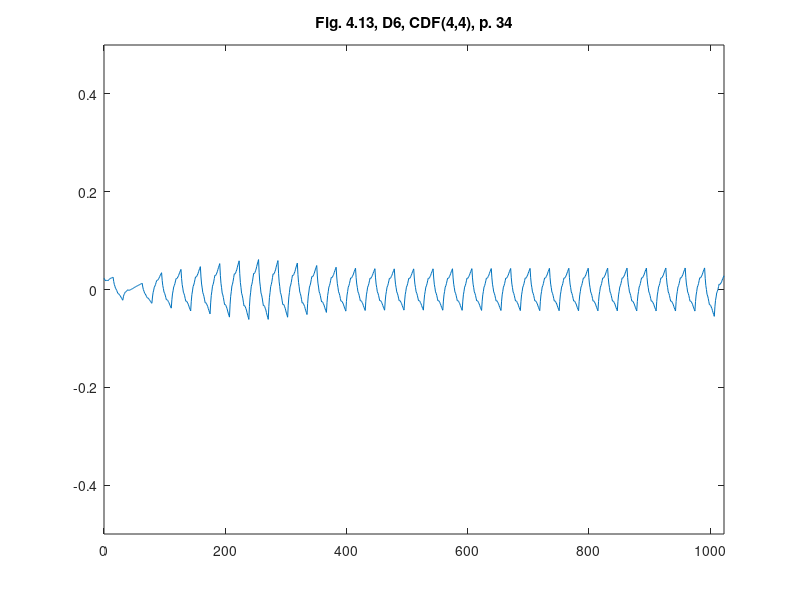

MATLAB code for this plot:
%% ========================================================================
%% Programmatic octave notes on "Ripples in Mathematics" by A. Jensen
%% and A. la Cour-Harbo written with a deep gratitude to the authors for
%% this wonderful text. 
%% 
%% Reconstruction of graphs in Figure 4.13, top, p.34, Ch 04, D6, CDF(4,4)
%%
%% Author: Vladimir Kulyukin
%% 
%% NB: I have tested this code in Octave 4.
%% =========================================================================
t = [0:1023];

y_fig_4_13_d6_p34 = [
0.02304362754890858
0.020075611842300268
0.01925591064389198
0.01786057030792343
0.018613544480154898
0.018790879514826102
0.018392575411937055
0.01814851335108902
0.020052765798441022
0.02138137910823275
0.02213435328046422
0.023041569494736704
0.023373146571448945
0.023858965690202193
0.02449902685099646
0.025097758981186907
0.016523340710871602
0.010406860682421045
0.006748318895835234
0.0024311745422961888
5.719684306218918E-4
-0.0019458402480056376
-0.005122251493586401
-0.00812219071321898
-0.008664191690986813
-0.009864795235707876
-0.011724001347382175
-0.013406735433108288
-0.015748072085787636
-0.017912936712518795
-0.01990132931330178
-0.021937007450924258
-0.014883860036104628
-0.010266056088209212
-0.008083595607238012
-0.005248586811012056
-0.004848921481710319
-0.003796707837153826
-0.002091945877342581
-5.620337116261354E-4
-0.0014674650128339074
-0.0017203479987869244
-0.0013206826694851877
-0.0010958671342782514
-2.1850328381656123E-4
4.8401077255032807E-4
0.0010116750348224163
0.0015861901582189541
0.002487501529098608
0.003301248109375639
0.004027429899050048
0.004777074603651829
0.00543915451765099
0.006124697346577521
0.006833703090431427
0.007536421965178461
0.00815157604932288
0.008790193048394665
0.009452272962393826
0.010108066007286115
0.01078732196710578
0.01146029105781857
0.012126973279424493
0.012795340062530521
0.00508593666145963
-3.7864998438751985E-4
-0.0035984198750109242
-0.007419686602352385
-0.008996136574470102
-0.011174083383305871
-0.013953527028859698
-0.016571800082765046
-0.016945256381446654
-0.01792020951684631
-0.01949665948896403
-0.020911938869433266
-0.02292871508662056
-0.024784320712159375
-0.02647875574604971
-0.0282163763098159
-0.015314690671527445
-0.006335595307831457
-0.0012790902187279375
0.00482846976669081
0.007013439477517087
0.01024946408465859
0.014536543588115325
0.018541993780903612
0.01862485369909944
0.01975876851361049
0.021943738224436765
0.023847078624594592
0.026801473921067662
0.029474239906872274
0.031865376582008456
0.034331975603503165
0.01866268424092369
0.00785289006077625
0.0019025930630608599
-0.005349802280308515
-0.007742700441245845
-0.011437696947837155
-0.01643479180008245
-0.021082990452143853
-0.020871691921773225
-0.02196249173705657
-0.024355389897993896
-0.02639939185874734
-0.02974549216515477
-0.032742696271378297
-0.03539100417741796
-0.03813279853853916
-0.02092725465456724
-0.009066583944518465
-0.0025507864083928458
0.005397165578332254
0.008000244391134202
0.012035477654535628
0.017502865368536537
0.02258650845406267
0.022325278365665654
0.023496202727868117
0.026099281540670063
0.02831861572499723
0.03197010435992389
0.035237848366375765
0.038121847744352885
0.04110867118562959
0.02260118785572413
0.009853086667023735
0.002864367619528422
-0.005667573221605023
-0.008440131921533393
-0.012755912415099891
-0.01861491470230452
-0.024060411956161702
-0.023746527068813812
-0.024975863975104044
-0.027748422675032414
-0.030107476341613336
-0.03400975180183239
-0.03749852222870399
-0.04057378762222815
-0.043759851355503955
-0.024020499828261776
-0.010423994806223521
-0.0029703362893892006
0.0061292929877428595
0.009086075759670985
0.013688829291896843
0.019937553584420443
0.025745241340957018
0.025410082592289676
0.026720894603920062
0.029677677375848192
0.032193423611789285
0.036355140608028136
0.04007582106827995
0.04335546499254475
0.046753284300459885
0.02569394096678402
0.011187874612079075
0.0032350852363450715
-0.0064736494136816616
-0.009629107084737458
-0.014540510030085982
-0.021207858249727235
-0.027404702351168504
-0.02704826947363885
-0.028447781870401916
-0.03160323954145772
-0.034288193094313524
-0.03872909192146207
-0.04269948663041062
-0.046199377221159195
-0.04982533901041496
-0.02739858318590898
-0.011952632006646546
-0.0034874854726276547
0.006848162028603674
0.010203004884591454
0.015428348707791669
0.022524193498204326
0.029118839065010768
0.028732679986573667
0.030217021875349002
0.033571864731336776
0.03642550836371834
0.041149652963312355
0.045372598339300144
0.049094344491681735
0.0529503865712757
0.029079233126853822
0.012637559331471822
0.0036253651851297117
-0.007377552033356097
-0.010950989602802016
-0.01651515024439163
-0.02407003395812495
-0.031091505032323354
-0.030683496457481876
-0.03226621095478409
-0.03583964852423
-0.038879673454141
-0.04391042145619571
-0.0484077568187155
-0.0523716795417004
-0.05647852975068121
-0.03128353576854281
-0.013939947274157372
-0.004447764267524921
0.007148196499000226
0.01089275177777239
0.01674108481643725
0.02469319561499481
0.03208160086173456
0.03161860062072133
0.033259378139600795
0.037003933418372964
0.04018478314532731
0.04546941063217437
0.05019033256720362
0.05434754895041506
0.058655809781005014
0.03237803433474166
0.014295762608530164
0.004408994602370542
-0.0076737520071432416
-0.011560994896605153
-0.01764421638942122
-0.025923416485591454
-0.03361420588839691
-0.03310949157115051
-0.03480075585725826
-0.038687998746720166
-0.04198683094281729
-0.047481641742268606
-0.05238804184835512
-0.05670603126107687
-0.06118168484390354
-0.03422387529451695
-0.015688636806720377
-0.005575969380513806
0.006793519159839551
0.010740436638602894
0.016944175231513023
0.025404734938569935
0.03326058125062971
0.03269385650109948
0.034383952865716036
0.038330870344479365
0.041673074428245555
0.04727209962615855
0.052266411429074386
0.0566560098369931
0.06120764071075357
0.03414574149751022
0.015554662140976535
0.0054344026411525265
-0.006955606198506358
-0.010874795181455569
-0.017063733504239648
-0.025522421166858607
-0.03337293132684773
-0.032752621630127196
-0.034402061273241524
-0.03832125025619073
-0.0416322617365101
-0.047213022556664354
-0.052185605874188766
-0.05655001168908336
-0.06107737817466238
-0.03439454247576149
-0.016074455247804043
-0.006117116490790057
0.0060810139655178355
0.009916395950882267
0.015992569635540604
0.024309535019492845
0.032026082077212914
0.03137988066398954
0.032974470950060064
0.03680985293542449
0.040044816594556755
0.04552057195298294
0.050395908985176936
0.05467082769113877
0.05910662800273535
0.03328035608274838
0.015562781978506525
0.005953905690009786
-0.005827689629883865
-0.009500587134032396
-0.015346203669577839
-0.023364539236520196
-0.030800696493620012
-0.030128155934974726
-0.03162833440772635
-0.03530123191187487
-0.038391951106180856
-0.04365538933188377
-0.04833664924774414
-0.05243573085376198
-0.05669080666775302
-0.03196881795531448
-0.015011210281757269
-0.005817983647081408
0.005455702616690233
0.008965007841580528
0.0145547726955666
0.022224997178648447
0.029337764184228524
0.028686150150927264
0.030114995746721773
0.033624300971612064
0.03657614871900057
0.041608456095484886
0.046083305994467416
0.050000698415948175
0.05406746111834022
0.03053964379909542
0.014405771912124202
0.005665845457426571
-0.005055282704728558
-0.008382465434610098
-0.013690849871949134
-0.020980436016745665
-0.027739160763985797
-0.027103940078952345
-0.028449921101376386
-0.03177710383125792
-0.03457342516358305
-0.039350948203365696
-0.04359760984559194
-0.04731341009026178
-0.0511714542176997
-0.028792951149174406
-0.013444509713988488
-0.005126129912141956
0.005075949227098885
0.008247966733000342
0.013303683576296103
0.02024309975698617
0.026677780221438387
0.026082399052551237
0.027370717221058383
0.030542734726959835
0.03321001651662344
0.037760997643681356
0.04180724305450142
0.04534875274908364
0.04902550597122292
0.027636658573014596
0.012964118618829453
0.005007886108667506
-0.0047479755572395945
-0.007787529779123499
-0.012626713156752553
-0.019265525690126763
-0.025422129044543555
-0.024862424954937158
-0.0261023500210759
-0.029141904242959808
-0.031699249285886286
-0.03605622348455793
-0.03993098850427214
-0.04332354434502894
-0.04684530774587025
-0.026274613485179628
-0.012159473798577503
-0.004499888686063871
0.004889457061271816
0.007823248234519003
0.012486800042588241
0.018880112485479536
0.02480993696317111
0.02428420686677419
0.025488237405199315
0.0284220285784465
0.030892331786493962
0.03509239562936349
0.038828971507033294
0.04210205941950339
0.045499338557950283
0.025553205855443805
0.011861921504307883
0.004425485504542533
-0.004686932059751702
-0.007544501272675372
-0.012078052050127921
-0.018287584392109354
-0.02404803882734582
-0.02355364491121173
-0.024735232559606517
-0.027592801772530186
-0.03000129307870888
-0.03408576594941648
-0.0377211609133791
-0.04090747797059676
-0.044214125090265385
-0.02473414653059447
-0.011359825919932861
-0.004091163258280574
0.004813505520069426
0.007612516349410113
0.012047533295448509
0.018118556358184615
0.023751212903139193
0.023278211499084465
0.024441216211727436
0.027240227041068123
0.029600871352627272
0.03359752178088414
0.03715580569135948
0.04027572308405329
0.04351310043117549
0.02436037596387252
0.011207061196195378
0.004053156128144087
-0.004708285923985395
-0.007470318276489031
-0.011839887613070857
-0.017816993933730874
-0.023363362017703972
-0.022910320402051227
-0.02406481577047667
-0.026826848122980303
-0.02915814223879702
-0.03309697333869194
-0.036605066201899926
-0.03968242082842101
-0.04287519141761155
-0.023945522431404395
-0.01094354326403136
-0.0038692539154924423
0.0047933551329852634
0.007528274362628845
0.011851513292211216
0.017763071921732383
0.0232490415703325
0.0228073214000985
0.023953920929803287
0.026688840159446867
0.0289981704081694
0.03289582035683074
0.036367881324571014
0.03941435331139026
0.04257486152195487
0.02378706019130935
0.010880290677459378
0.0038545529804049766
-0.004747002442621537
-0.007467526048852485
-0.01176386738105554
-0.01763602643923071
-0.023085946410313
-0.022654834564599727
-0.023799540444858557
-0.026520064051089504
-0.02881834857022757
-0.032692450815337754
-0.03614431397335506
-0.03917393804427949
-0.04231670073760329
-0.023612418844626754
-0.010762034905556116
-0.0037655489203913925
0.0047994842940966235
0.007510619554678721
0.01179030204458411
0.01763853176381279
0.023066470519654214
0.022640511321589736
0.02378309935284854
0.026494234613430638
0.02878507891062548
0.03264447043714362
0.036083571000274504
0.03910238060001814
0.04223380682398748
0.023570533040251154
0.010747131522858137
0.0037636022718084425
-0.004784716036908856
-0.007493162079282833
-0.011766397179324413
-0.017604421337033594
-0.02302316153041568
-0.022602029457454455
-0.023745686442160824
-0.026454132484534806
-0.028743294562581685
-0.03259724569829617
-0.03603191286968356
-0.039047296076743856
-0.04217502608344491
-0.02352319290229806
-0.010707176088837655
-0.0037269756430637077
0.004816927085608153
0.007525013446593553
0.011796802090476864
0.017632293017258095
0.02304879118013412
0.022629472975323695
0.023773857053411174
0.026481943414396573
0.028771037011476763
0.03262383289145489
0.036057636007527795
0.03907244635969552
0.04219952548458611
0.02353870909118999
0.010715941706692472
0.0037312233310935585
-0.004817795561813052
-0.007528765445821063
-0.011804035847136766
-0.01764360676576017
-0.02306402462405138
-0.022646393473444
-0.023793062840144312
-0.02650403272415232
-0.02879584954782814
-0.03265196688881167
-0.036088931169463
-0.03910674238978215
-0.042236865334122325
-0.02355346878704727
-0.01071498717177747
-0.003721420488312945
0.004838286430957414
0.007553078418422497
0.011834010641693413
0.017681083100770163
0.02310850954842885
0.022691021064282273
0.023839672815941522
0.026554464803406605
0.028849610779453624
0.032710896991306485
0.036152537191741274
0.03917453138075801
0.04230896937964114
0.023594272858278864
0.010734034286935305
0.003728253665610477
-0.004846224235543836
-0.007566244186679424
-0.011854961417644493
-0.01771237592843905
-0.02314945926993439
-0.022732084661411016
-0.023883407332717117
-0.026603427283852704
-0.028903116065689072
-0.03277150212735493
-0.03621955701972158
-0.03924728074278902
-0.0423876318632238
-0.023636351576557264
-0.010750916246423324
-0.0037313258728219863
0.004860012919808436
0.007585506755906253
0.011882749011033153
0.01775173968518914
0.02319958163976139
0.022781578637801038
0.023935324054869766
0.02666081789096758
0.02896516300748165
0.03284125654302482
0.03629620135898424
0.03932999745535992
0.04247664001104146
0.023685975688751047
0.010773395028526925
0.003738898030369113
-0.004870626738081946
-0.0076020678444667054
-0.011908536721144702
-0.017790033368115944
-0.023249502595980513
-0.022830888161778792
-0.023987301497870303
-0.02671874260425506
-0.02902815629153314
-0.032912597749104475
-0.036375011787569134
-0.039415398406927135
-0.04256886693241854
-0.023737660675997273
-0.010797230273250368
-0.0037475757241778387
0.004880507457679497
0.007617814785862456
0.01193355074683022
0.017827715340582796
0.02329894125687051
0.02287939131948387
0.02403827001488202
0.026775577343064978
0.029089945993783083
0.032982743277285995
0.036452601883324054
0.03949952181189727
0.042659767817545075
0.023788072123397803
0.010819817415400198
0.0037550036935522567
-0.004891632273099276
-0.0076348272536011395
-0.011959844478906596
-0.01786668394901565
-0.023349675426059986
-0.02292922591695467
-0.024090598652652933
-0.0268337936331548
-0.02915314062059195
-0.033054309852832704
-0.03653163109200874
-0.039585104338120077
-0.04275214731168663
-0.023840729332289017
-0.01084521713536022
-0.0037656107209002583
0.004899157870470839
0.007648020679373102
0.011982045665186496
0.017901232827911024
0.02339567706545985
0.02297421552053985
0.024137916152530976
0.026886778961433242
0.029210898845159802
0.0331201809057975
0.03660472004125949
0.03966451625154579
0.04283812198562373
0.023888298642938136
0.010866430255178541
0.0037725168223449604
-0.004909787353429116
-0.007664136574277177
-0.012006876538065734
-0.017938007244794794
-0.02344352993468787
-0.02302109766965494
-0.024187056147562502
-0.026941405368410564
-0.029270146572422644
-0.03318727851937523
-0.03667880244949183
-0.039744718362772456
-0.042924675600456486
-0.023938005098280084
-0.010890864597920605
-0.0037832540993780576
0.004915848666571762
0.007675421430704655
0.012026486462244817
0.017969043761192252
0.023485161992327527
0.02306175022164588
0.0242298307183715
0.026989403482504393
0.029322537178825124
0.03324716314255313
0.03674535003846898
0.039817097866572684
0.04300310969851772
0.023981362099165418
0.010910165705133878
0.0037895205164231163
-0.004925570062273391
-0.007690109435649124
-0.012049094199010601
-0.018002524352357822
-0.023528724151082835
-0.023104372744487085
-0.02427446672787707
-0.027039006101252802
-0.02937631512000632
-0.0333080695287456
-0.03681259358286266
-0.03988988728235751
-0.04308165701035545
-0.024026604595854387
-0.010932570208594745
-0.003799553848576532
0.004930712477908387
0.007699960777151878
0.012066459042862073
0.018030207275038974
0.02356597366859048
0.023140722034900564
0.024312720367677343
0.027081968666920836
0.02942323512753893
0.03336175155462374
0.03687228614308315
0.03995483889291716
0.04315206903078603
0.02406552518942674
0.010949900590119292
0.0038051952328637013
-0.0049394131133711355
-0.007713102217554116
-0.012086694310716338
-0.01806018939285781
-0.023604991761134148
-0.02317887488735864
-0.024352661002562375
-0.027126350106745356
-0.029471346497063195
-0.0334162458763603
-0.03693245254179227
-0.04001996649335911
-0.043222348311407206
-0.024106008226891053
-0.010969951652261795
-0.003814178587519447
0.004944006614206258
0.007721908306045061
0.012102222134867219
0.01808494810067273
0.02363830902843172
0.023211386446303814
0.02438687600115926
0.027164777692998056
0.029513314346790324
0.033464263137565974
0.036985846890295083
0.04007806560497768
0.04328533233486299
0.024140846938494595
0.010985495473776509
0.003819277940708731
-0.004951723192706582
-0.007733590394471581
-0.012120241196584112
-0.018111675599044183
-0.02367310953176442
-0.023245409532834348
-0.024422493134251808
-0.027204360336016805
-0.029556227068041962
-0.03351287740041467
-0.03703952726304753
-0.040136176655940575
-0.04334804432744539
-0.024176883704806765
-0.01100323743774684
-0.003827105526265623
0.004956055513386973
0.007741702197460859
0.012134378009706124
0.01813408295012277
0.0237031857334326
0.023274774161163733
0.024453391717066234
0.027239038401140118
0.029594082928107186
0.03355615658324565
0.03708762808127729
0.0401884974222021
0.04340474626338279
0.02420829340477542
0.011017305866825908
0.0038317836495342598
-0.004962898150600777
-0.007752114630077951
-0.01215049069239851
-0.018158026337562458
-0.023734388972010714
-0.023305286285801117
-0.0244853431824349
-0.02727455966191207
-0.02963260313067355
-0.033599806182278424
-0.0371358362231676
-0.04024069325334109
-0.04346108274353394
-0.02424050250506624
-0.011032961982764395
-0.0038384611766284172
0.004967228765510472
0.007759878991483485
0.01216371835345941
0.018178746851438252
0.02376205852157131
0.0233323304755385
0.0245137915655086
0.027306441791481614
0.029667375189608842
0.033639497723739
0.037179903430023364
0.040288592308461955
0.04351295936228074
0.024269306478780894
0.011045941393011936
0.0038428641049738713
-0.004973344436669128
-0.007769265180581234
-0.012178317178098273
-0.018200500429220248
-0.023790446463653372
-0.023360104700355613
-0.024542894190662776
-0.02733881493457488
-0.02970249846179813
-0.03367931324262633
-0.03722389080676567
-0.04033623115421616
-0.0435643891148171
-0.02429847051108671
-0.011059821557252738
-0.0038484422533151853
0.004977939085876727
0.00777705077517221
0.012191164499722055
0.018220280259526267
0.023816657528209446
0.02338576514699621
0.024569874801037325
0.027368986490332807
0.02973535968850725
0.03371673492193608
0.03726537166424387
0.04038126991543064
0.04361312009584714
0.024325617081816724
0.01107215657030958
0.0038527385613257147
-0.0049834962633043345
-0.007785688585411106
-0.012204697723164059
-0.018240523676563196
-0.023843124869900874
-0.023411683560715286
-0.024597059067175873
-0.027399251389282647
-0.029768218951327956
-0.033754003329019455
-0.037306562946649496
-0.04042589780421809
-0.043661314886386304
-0.02435262879554024
-0.011084616943987255
-0.003857279331727365
0.004988652064690597
0.00779390922181547
0.012217760163098411
0.01826020488853942
0.02386894871664124
0.023437018305449975
0.02462368167841677
0.027428938835541636
0.029800495095327305
0.03379064513927106
0.03734709428587562
0.04046984253514099
0.04370880058960504
0.024379192253901498
0.01109681305677154
0.003861662998215165
-0.004993837224467954
-0.00780210830857749
-0.012230729556813768
-0.018279700969176794
-0.023894500863606418
-0.02346207161946246
-0.024649992539445244
-0.027458263623554777
-0.029832363189730902
-0.03382681292003379
-0.03738709113240326
-0.04051319782683935
-0.04375564042888227
-0.024405050079338856
-0.011108244663742743
-0.0038652241820939363
0.004999903083757749
0.0078112454156621285
0.012244694531769384
0.01830025043207952
0.023921164129525444
0.02348829289302408
0.024677528440725578
0.027488870772629955
0.02986557090167012
0.03386437781491317
0.03742854252529201
0.040558065032806644
0.04380404956757522
0.024432258493238164
0.011120882127949294
0.003869920471708633
-0.0050049244116191945
-0.007819354585898818
-0.012257667987265602
-0.01831986461571955
-0.023946943044873045
-0.023513606764978344
-0.024704153712170804
-0.027518583886450426
-0.029897895861429588
-0.03390109106349593
-0.03746916806626181
-0.040602126869727244
-0.0438516752433073
-0.02445809173689789
-0.011131717131843058
-0.003872551428142823
0.005012318000986298
0.007829978528760823
0.012273342781964227
0.01834241076059652
0.02397587273886787
0.02354212581578463
0.024734082618130267
0.027551743145904792
0.02993379767331837
0.03394155592616085
0.03751370817864238
0.04065025443076297
0.04390352095889842
0.02448736971548405
0.011145470656840186
0.003877823782966845
-0.005017414058438741
-0.007838399715073807
-0.012286976339241112
-0.018363143930940663
-0.024003199837281757
-0.023569003558852337
-0.024762398247955158
-0.027583383904590218
-0.02996825787586682
-0.03398072281467568
-0.03755707606812607
-0.04069731763621801
-0.043954414978211516
-0.024514482752872636
-0.011156201270685775
-0.003879570531650946
0.005026633612659608
0.00785118701381813
0.012305313820252373
0.01838901403196234
0.02403607136572144
0.02360147795632852
0.02479645795221131
0.027621011353369834
0.03000892187657748
0.03402640580506086
0.03760724685559337
0.04075144502817502
0.0440126413072844
0.02454398398655914
0.011165772581987211
0.0038780070935686252
-0.005041688459628678
-0.00787093809667264
-0.012332117798495317
-0.01842522756509671
-0.024081062988736572
-0.02364645249622311
-0.024843772068488354
-0.02767302170553231
-0.030064996999614735
-0.03408890235847589
-0.037675533374375514
-0.04082489004731361
-0.04409141402731908
-0.024599186845779348
-0.011205148658716524
-0.00390929946613062
0.005020554542817737
0.007852219557289174
0.01231788938812306
0.018417564035319398
0.024079408411542845
0.023643063793289388
0.024840723991398365
0.027672389005869807
0.03006622374936835
0.03409406330922936
0.03768407259811747
0.04083625161603271
0.04410574690147702
0.022857961836309507
0.008179562241695864
7.054811763609111E-5
-0.00979872753802734
-0.013098617723136903
-0.01815876943985012
-0.024979182688167
-0.03132793528062311
-0.03110730240252535
-0.03264693105603124
-0.035946821241140806
-0.038775050770389584
-0.04336354183124203
-0.047480372236233706
-0.05112554198536461
-0.05489709282633494
-0.03543347742303053
-0.02219570605088242
-0.015183778709890603
-0.006503641488548331
-0.004049348298362363
7.315477217406294E-5
0.005863867723060945
0.0112075851837023
0.010325458613187363
0.011111541923022878
0.013565835113208845
0.015573132813149287
0.019248640393440195
0.022477152483485568
0.025258669083285418
0.02815995776371691
];

figure;
plot(t, y_fig_4_13_d6_p34);
xlim([0 1023]);
ylim([-0.5 0.5]);
title('Fig. 4.13, D6, CDF(4,4), p. 34');
